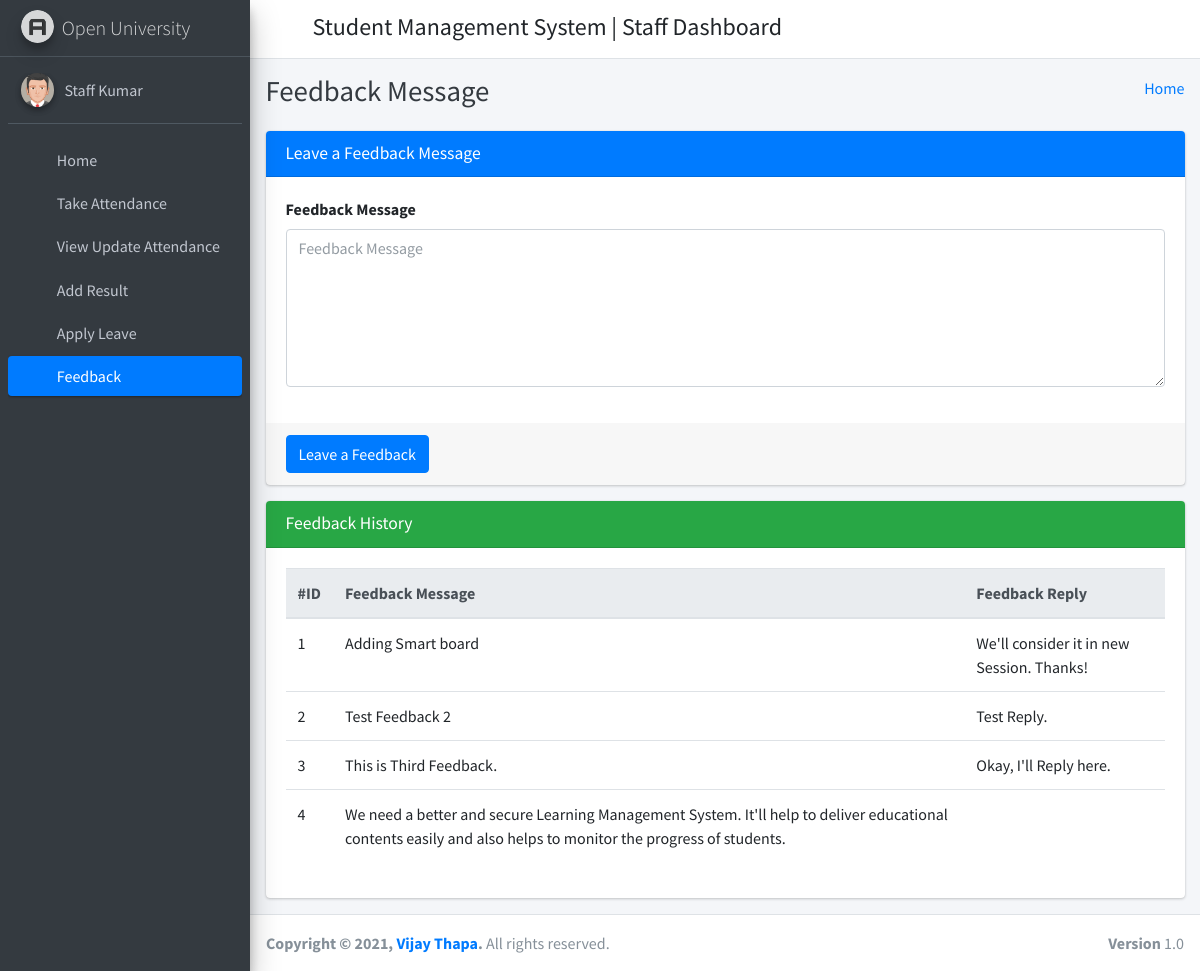
The app's page /staff_feedback/ (signed in) with its own data.
### student_management_app/models.py (models this page shows)
class CustomUser(AbstractUser):
    user_type_data = ((1, "HOD"), (2, "Staff"), (3, "Student"))
    user_type = models.CharField(default=1, choices=user_type_data, max_length=10)

class FeedBackStaffs(models.Model):
    id = models.AutoField(primary_key=True)
    staff_id = models.ForeignKey(Staffs, on_delete=models.CASCADE)
    feedback = models.TextField()
    feedback_reply = models.TextField()
    created_at = models.DateTimeField(auto_now_add=True)
    updated_at = models.DateTimeField(auto_now=True)
    objects = models.Manager()

### student_management_app/StaffViews.py (the view)
# urls.py: path('staff_feedback/', StaffViews.staff_feedback, name="staff_feedback"),
def staff_feedback(request):
    staff_obj = Staffs.objects.get(admin=request.user.id)
    feedback_data = FeedBackStaffs.objects.filter(staff_id=staff_obj)
    context = {
        "feedback_data":feedback_data
    }
    return render(request, "staff_template/staff_feedback_template.html", context)

### student_management_app/templates/staff_template/staff_feedback_template.html (shortened to what this page needs)
{% extends 'staff_template/base_template.html' %}
{% block page_title %}
    Feedback Message
{% endblock page_title %}
{% block main_content %}
{% load static %}
<section class="content">
        <div class="container-fluid">
            <div class="row">
                <div class="col-md-12">
                    <div class="card card-primary">
                    <div class="card-header">
                        <h3 class="card-title">Leave a Feedback Message</h3>
                    </div>
                    <form method="POST" action="{% url 'staff_feedback_save' %}">
                        <div class="card-body">
                            <div class="form-group">
                                <label>Feedback Message </label>
                                <textarea name="feedback_message" class="form-control" rows="6" placeholder="Feedback Message"></textarea>
                            </div>
                        </div>
                        <div class="card-footer">
                        <button type="submit" class="btn btn-primary">Leave a Feedback</button>
                        </div>
                    </form>
                    </div>
                </div>
            </div>
            <div class="row">
                <div class="col-md-12">
                    <div class="card card-success">
                        <div class="card-header">
                            <h3 class="card-title">Feedback History</h3>
                        </div>
                        <div class="card-body">
                           <div class="table-responsive">
                                <table class="table">
                                    <thead class="thead-light">
                                    <tr>
                                        <th>#ID</th>
                                        <th>Feedback Message</th>
                                        <th>Feedback Reply</th>
                                    </tr>
                                    </thead>
                                    {% for row in feedback_data %}
                                    <tr>
                                        <td>{{ row.id }}</td>
                                        <td>{{ row.feedback }}</td>
                                        <td>{{ row.feedback_reply }}</td>
                                    </tr>
                                    {% endfor %}
                                </table>
                            </div>
                        </div>
                    </div>
                </div>
            </div>
        </div>
      </section>
  {% endblock main_content %}

### student_management_app/templates/staff_template/sidebar_template.html (shortened to what this page needs)
{% load static %}
<aside class="main-sidebar sidebar-dark-primary elevation-4">
      <a href="{% url 'staff_home' %}" class="brand-link">
        <img src="{% static 'dist/img/AdminLTELogo.png' %}" alt="AdminLTE Logo" class="brand-image img-circle elevation-3"
            style="opacity: .8">
        <span class="brand-text font-weight-light">Open University</span>
      </a>
      <div class="sidebar">
        <div class="user-panel mt-3 pb-3 mb-3 d-flex">
          <div class="image">
            <img src="{% static 'dist/img/user2-160x160.jpg' %}" class="img-circle elevation-2" alt="User Image">
          </div>
          <div class="info">
            <a href="{% url 'staff_profile' %}" class="d-block">{{ user.first_name }} {{ user.last_name }}</a>
          </div>
        </div>
        <nav class="mt-2">
          <ul class="nav nav-pills nav-sidebar flex-column" data-widget="treeview" role="menu" data-accordion="false">
            <li class="nav-item">
              {% url 'staff_home' as staff_home %}
              <a href="{{ staff_home }}" class="nav-link {% if request.path == staff_home %} active {% endif %}">
                <i class="nav-icon fas fa-tachometer-alt"></i>
                <p>
                  Home
                </p>
              </a>
            </li>
            <li class="nav-item">
              {% url 'staff_take_attendance' as staff_take_attendance %}
              <a href="{{ staff_take_attendance }}" class="nav-link {% if request.path == staff_take_attendance %} active {% endif %}">
                <i class="nav-icon fas fa-calendar-plus"></i>
                <p>
                  Take Attendance
                </p>
              </a>
            </li>
            <li class="nav-item">
              {% url 'staff_update_attendance' as staff_update_attendance %}
              <a href="{{ staff_update_attendance }}" class="nav-link {% if request.path == staff_update_attendance %} active {% endif %}">
                <i class="nav-icon fas fa-calendar-alt"></i>
                <p>
                  View Update Attendance
                </p>
              </a>
            </li>
            <li class="nav-item">
              {% url 'staff_add_result' as staff_add_result %}
              <a href="{{ staff_add_result }}" class="nav-link {% if request.path == staff_add_result %} active {% endif %}">
                <i class="nav-icon fas fa-tasks"></i>
                <p>
                  Add Result
                </p>
              </a>
            </li>
            <li class="nav-item">
              {% url 'staff_apply_leave' as staff_apply_leave %}
              <a href="{{ staff_apply_leave }}" class="nav-link {% if request.path == staff_apply_leave %} active {% endif %}">
                <i class="nav-icon fas fa-envelope-open-text"></i>
                <p>
                  Apply Leave
                </p>
              </a>
            </li>
            <li class="nav-item">
              {% url 'staff_feedback' as staff_feedback %}
              <a href="{{ staff_feedback }}" class="nav-link {% if request.path == staff_feedback %} active {% endif %}">
                <i class="nav-icon fas fa-comments"></i>
                <p>
                  Feedback
                </p>
              </a>
            </li>
          </ul>
        </nav>
      </div>
    </aside>

### records on screen
CustomUser: first_name "Staff", last_name "Kumar"
FeedBackStaffs: id "1", feedback "Adding Smart board", feedback_reply "We'll consider it in new Session. Thanks!"
FeedBackStaffs: id "2", feedback "Test Feedback 2", feedback_reply "Test Reply."
FeedBackStaffs: id "3", feedback "This is Third Feedback.", feedback_reply "Okay, I'll Reply here."
FeedBackStaffs: id "4", feedback "We need a better and secure Learning Management System. It'll help to deliver educational contents easily and also helps to monitor the progress of students."
